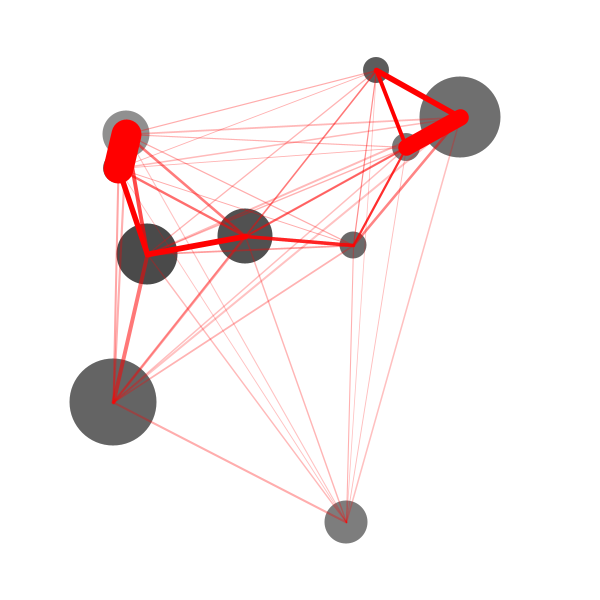
Frame 1 (no input)
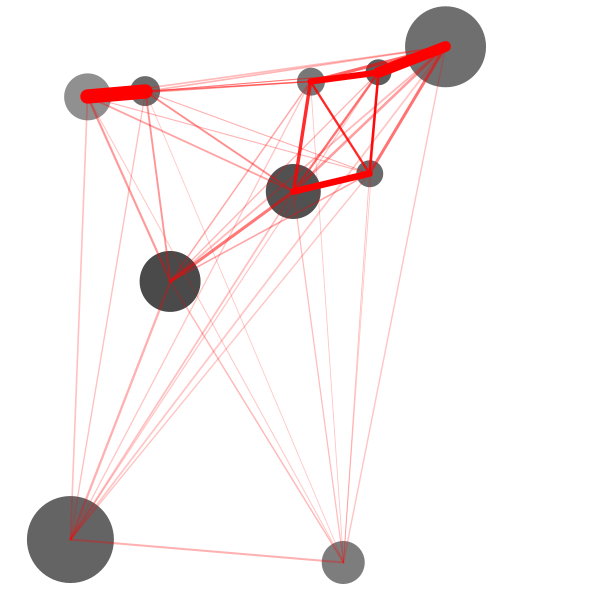
Frame 60 (the mouse pressed at the canvas centre just before this capture)
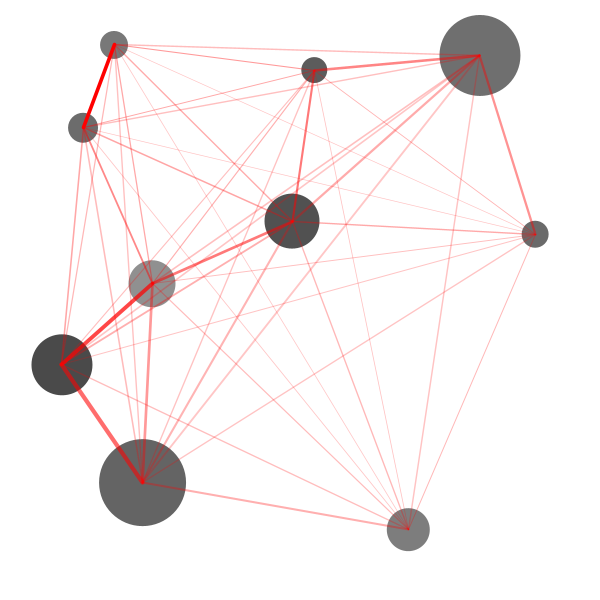
Frame 120 (the mouse held since frame 60 and released just before this capture)

The Processing sketch that drew these frames (run headless with seeded random() and noise(); from frame 60 on, the mouse is pressed at the canvas centre):

// Processing sketch: processing_56443
// ── processing_56443.pde

//screensaver/particle repulsion
// copyright 2012 benjamin corwin

final int NUM = 10;//number of balls
int product = 1; 

PVector [] vBall = new PVector[NUM];
float [] posX = new float[NUM];
float [] posY = new float[NUM];
float [] rad = new float [NUM];
color [] bwBall = new color [NUM]; //black and white
PVector v1, v2, r, r1,g;

void setup() {
  smooth();
  size(600,600);
  vBallSetup();
  radSetup();
  bwBall();
  posX();
  posY();
}

void draw() {
  prepWindow();
  radGrow();
  drawEllipses();
  drawLines();
  moveEllipse();
  bounceEllipse();
  repelEllipses();
  friction();
//  noLoop();
  
}
void friction(){
  PVector friction = new PVector (0.001,0.001);
  for(int i = 0; i<vBall.length; i++) {
    if(vBall[i].x > 0) {
      vBall[i].x = vBall[i].x - friction.x;
    }
    if(vBall[i].x < 0) {
      vBall[i].x = vBall[i].x + friction.x;
    }
    if(vBall[i].y > 0) {
      vBall[i].y = vBall[i].y - friction.y;
    }
    if(vBall[i].y < 0) {
      vBall[i].y = vBall[i].y + friction.y;
    }
  }
}
    

void repelEllipses() {
  for(int i = 0; i<vBall.length-1; i++) {
    for(int j = 1; j<vBall.length;j++) {
      PVector p1 = new PVector(posX[i],posY[i]);
      PVector p2 = new PVector(posX[j],posY[j]);
      PVector r = PVector.sub(p1,p2);
      PVector r1 = new PVector(r.x,r.y);
      float d =(1/r.mag()*1/r.mag()); //used to get the denominator (inverse square)
      r1.normalize();
      g = new PVector(r1.x,r1.y);
      g.mult(d);
      g.mult(rad[i]*rad[j]);
      g.mult((.15));
      if(posX[i] <= posX[j] && posY[i] <= posY[j] && (rad[i]+rad[j])/4 <= r.mag()) {
        vBall[i].add(g);
        vBall[j].sub(g);
      }
      if(posX[i] <= posX[j] && posY[i] >= posY[j] && (rad[i]+rad[j])/4 <= r.mag()) {
        vBall[i].add(g);
        vBall[j].sub(g);
      }
      if(posX[i] >= posX[j] && posY[i] >= posY[j] && (rad[i]+rad[j])/4 <= r.mag()) {
        vBall[i].add(g);
        vBall[j].sub(g);
      }
      if(posX[i] >= posX[j] && posY[i] <= posY[j] && (rad[i]+rad[j])/4 <= r.mag()) {
        vBall[i].add(g);
        vBall[j].sub(g);
      }
    }
  }
}
  
void bounceEllipse() {
  for(int i = 0; i<vBall.length; i++) {
    if(posX[i] >= width -.5 - rad[i]/2) {
      vBall[i].x = - vBall[i].x;
      if(posX[i] < width - rad[i]/2){
        posX[i] = width -1.5 - rad[i]/2;
      }
    }
    if(posX[i]<= .5 + rad[i]/2) {
      vBall[i].x = - vBall[i].x;
      if(posX[i] < 0 + rad[i]/2){
        posX[i] = 1.5 + rad[i]/2;
      }
    }
    if(posY[i] >= height -.5 - rad[i]/2) {
      vBall[i].y = - vBall[i].y;
      if(posY[i] < height - rad[i]/2){
        posY[i] = height -1.5 - rad[i]/2;
      }
    }
    else if(posY[i] <= .5 + rad[i]/2) {
      vBall[i].y = - vBall[i].y;
      if(posY[i] < 0 + rad[i]/2){
        posY[i] = 1.5 + rad[i]/2;
      }
    }
  }
}

void moveEllipse() {
  for(int i = 0; i<vBall.length; i ++) {
    posY[i] = posY[i] + vBall[i].y;
    posX[i] = posX[i] + vBall[i].x;
} }

void drawLines() {
  //stroke(0,50);
  float d,m,l,l2;//m = strokeweigh, l2 = expo opasity, l = expo color value
  float z;//z = inverse dist
  int k=1;
  
  for(int i = 0; i<vBall.length; i ++) {
    for(int j = 1; j + i < vBall.length; j = j + 1) {
      d = dist(posX[i], posY[i], posX[i+j],posY[i+j]);
      m = map(d,dist(0,0,width,height), 0, 0, 20);
      println(1/d + ",  " + 1/dist(0,0,width,height));
      z = map(1/d,1/dist(0,0,width,height),.005,0,1);
      l = lerp(0,(rad[i]+rad[i+j])/2,norm(pow(2,z),0,50));
      l2 = lerp(0,255,norm(pow(2,z),0,5));
      println("l:  " + l);

      if(l > rad[i]) {
        l = rad[i];
      }
      if ( l > rad[i+j]) {
        l = rad[i+j];
      }
      strokeWeight(l);
      stroke(255,0,0,l2);
      line(posX[i], posY[i], posX[i+j],posY[i+j]);
      //println("i: " + i + "  j: "+ j + "  m: " + m);
    } 
  }
}


void drawEllipses() {
  stroke(5);
  for(int i = 0; i< vBall.length; i ++) {
    noStroke();
    fill(bwBall[i]);
    ellipse(posX[i], posY[i], rad[i], rad[i]);
  }
}

void radGrow() {
  for (int i = 0; i<vBall.length; i++) {
    if( rad[i] >= 200) {
      rad[i] = rad[i] - random(-.05,.025);
    }
    else if (rad[i] <= 20) {
      rad[i] = rad [i] + random(-.025,.05);
    }
  }
}

void radSetup() {
  for ( int i = 0; i < rad.length; i ++) {
    rad[i] = int(random(25,100));
  }
}

void bwBall() {
  for (int i = 0; i<bwBall.length; i++) {
    bwBall[i] = color(int(random(0,50)),int(random(125,200)));
  }
}

void vBallSetup() {
  for ( int i = 0; i < vBall.length; i ++) {
    v1 = new PVector(random(-2,2),random(-2,2));
    vBall[i] = v1;
  }
}

void posX() {
  for ( int i = 0; i < posX.length; i ++) {
    posX[i] = int(random(0+rad[i],width-rad[i]));
} }

void posY() {
  for ( int i = 0; i < posY.length; i ++) {
    posY[i] = int(random(0+rad[i],height-rad[i]));
} }

void prepWindow(){
  noStroke();
  fill(255);
  rect(0,0,width,height);
}
